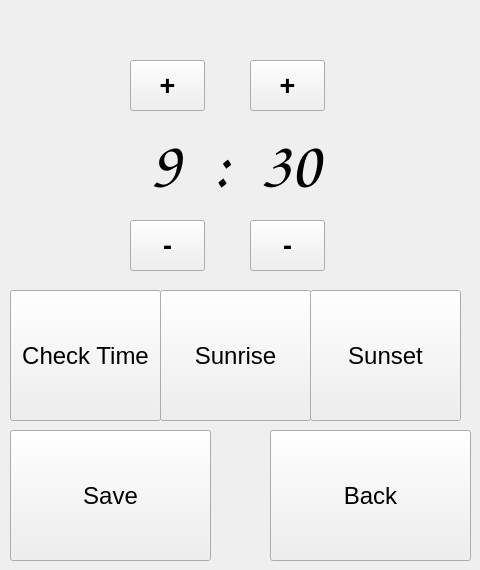
   <widget class="QWidget" name="watertiming_page">
    <widget class="QLabel" name="waterhours_label">
     <property name="geometry">
      <rect>
       <x>120</x>
       <y>110</y>
       <width>91</width>
       <height>111</height>
      </rect>
     </property>
     <property name="font">
      <font>
       <family>Comic Sans MS</family>
       <pointsize>50</pointsize>
       <bold>true</bold>
      </font>
     </property>
     <property name="text">
      <string>9</string>
     </property>
     <property name="alignment">
      <set>Qt::AlignmentFlag::AlignCenter</set>
     </property>
    </widget>
    <widget class="QLabel" name="waterminutes_label">
     <property name="geometry">
      <rect>
       <x>230</x>
       <y>110</y>
       <width>121</width>
       <height>111</height>
      </rect>
     </property>
     <property name="font">
      <font>
       <family>Comic Sans MS</family>
       <pointsize>50</pointsize>
       <bold>true</bold>
      </font>
     </property>
     <property name="text">
      <string>30</string>
     </property>
     <property name="alignment">
      <set>Qt::AlignmentFlag::AlignCenter</set>
     </property>
    </widget>
    <widget class="QLabel" name="timesep_label">
     <property name="geometry">
      <rect>
       <x>210</x>
       <y>110</y>
       <width>21</width>
       <height>111</height>
      </rect>
     </property>
     <property name="font">
      <font>
       <family>Comic Sans MS</family>
       <pointsize>50</pointsize>
       <bold>true</bold>
      </font>
     </property>
     <property name="text">
      <string>:</string>
     </property>
     <property name="alignment">
      <set>Qt::AlignmentFlag::AlignCenter</set>
     </property>
    </widget>
    <widget class="QPushButton" name="hoursplus_btn">
     <property name="geometry">
      <rect>
       <x>130</x>
       <y>60</y>
       <width>75</width>
       <height>51</height>
      </rect>
     </property>
     <property name="font">
      <font>
       <family>Segoe UI</family>
       <pointsize>20</pointsize>
       <bold>true</bold>
      </font>
     </property>
     <property name="text">
      <string>+</string>
     </property>
    </widget>
    <widget class="QPushButton" name="minutesplus_btn">
     <property name="geometry">
      <rect>
       <x>250</x>
       <y>60</y>
       <width>75</width>
       <height>51</height>
      </rect>
     </property>
     <property name="font">
      <font>
       <family>Segoe UI</family>
       <pointsize>20</pointsize>
       <bold>true</bold>
      </font>
     </property>
     <property name="text">
      <string>+</string>
     </property>
    </widget>
    <widget class="QPushButton" name="minutesminus_btn">
     <property name="geometry">
      <rect>
       <x>250</x>
       <y>220</y>
       <width>75</width>
       <height>51</height>
      </rect>
     </property>
     <property name="font">
      <font>
       <family>Segoe UI</family>
       <pointsize>20</pointsize>
       <bold>true</bold>
      </font>
     </property>
     <property name="text">
      <string>-</string>
     </property>
    </widget>
    <widget class="QPushButton" name="hoursminus_btn">
     <property name="geometry">
      <rect>
       <x>130</x>
       <y>220</y>
       <width>75</width>
       <height>51</height>
      </rect>
     </property>
     <property name="font">
      <font>
       <family>Segoe UI</family>
       <pointsize>20</pointsize>
       <bold>true</bold>
      </font>
     </property>
     <property name="text">
      <string>-</string>
     </property>
    </widget>
    <widget class="QPushButton" name="watertiming_back_btn">
     <property name="geometry">
      <rect>
       <x>270</x>
       <y>430</y>
       <width>201</width>
       <height>131</height>
      </rect>
     </property>
     <property name="font">
      <font>
       <family>Segoe UI</family>
       <pointsize>18</pointsize>
       <bold>false</bold>
      </font>
     </property>
     <property name="text">
      <string>Back</string>
     </property>
    </widget>
    <widget class="QPushButton" name="watertiming_save_btn">
     <property name="geometry">
      <rect>
       <x>10</x>
       <y>430</y>
       <width>201</width>
       <height>131</height>
      </rect>
     </property>
     <property name="font">
      <font>
       <family>Segoe UI</family>
       <pointsize>18</pointsize>
       <bold>false</bold>
      </font>
     </property>
     <property name="text">
      <string>Save</string>
     </property>
    </widget>
    <widget class="QPushButton" name="checktime_btn">
     <property name="geometry">
      <rect>
       <x>10</x>
       <y>290</y>
       <width>151</width>
       <height>131</height>
      </rect>
     </property>
     <property name="font">
      <font>
       <family>Segoe UI</family>
       <pointsize>18</pointsize>
       <bold>false</bold>
      </font>
     </property>
     <property name="text">
      <string>Check Time</string>
     </property>
    </widget>
    <widget class="QPushButton" name="sunrise_btn">
     <property name="geometry">
      <rect>
       <x>160</x>
       <y>290</y>
       <width>151</width>
       <height>131</height>
      </rect>
     </property>
     <property name="font">
      <font>
       <family>Segoe UI</family>
       <pointsize>18</pointsize>
       <bold>false</bold>
      </font>
     </property>
     <property name="text">
      <string>Sunrise</string>
     </property>
    </widget>
    <widget class="QPushButton" name="sunset_btn">
     <property name="geometry">
      <rect>
       <x>310</x>
       <y>290</y>
       <width>151</width>
       <height>131</height>
      </rect>
     </property>
     <property name="font">
      <font>
       <family>Segoe UI</family>
       <pointsize>18</pointsize>
       <bold>false</bold>
      </font>
     </property>
     <property name="text">
      <string>Sunset</string>
     </property>
    </widget>
   </widget>
